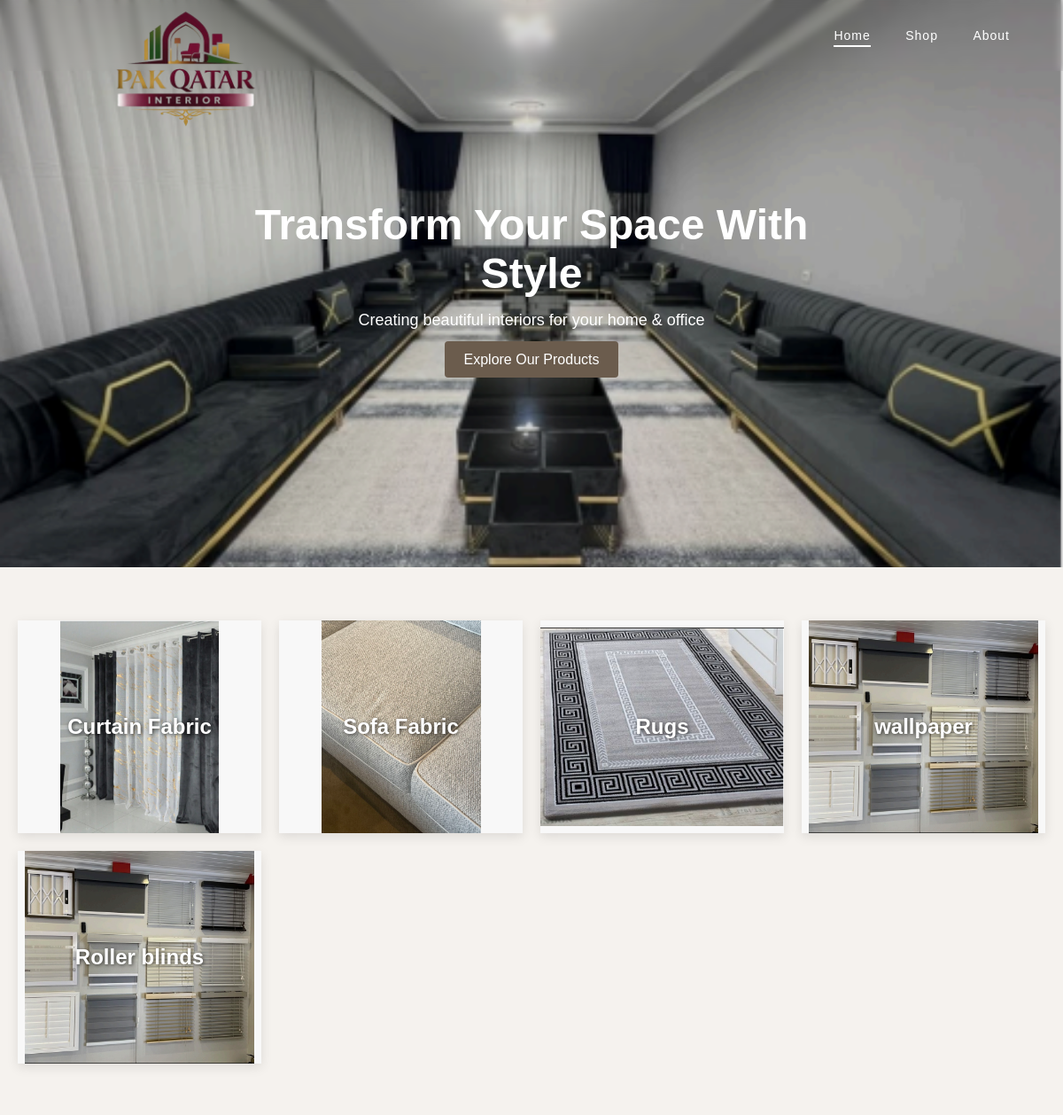
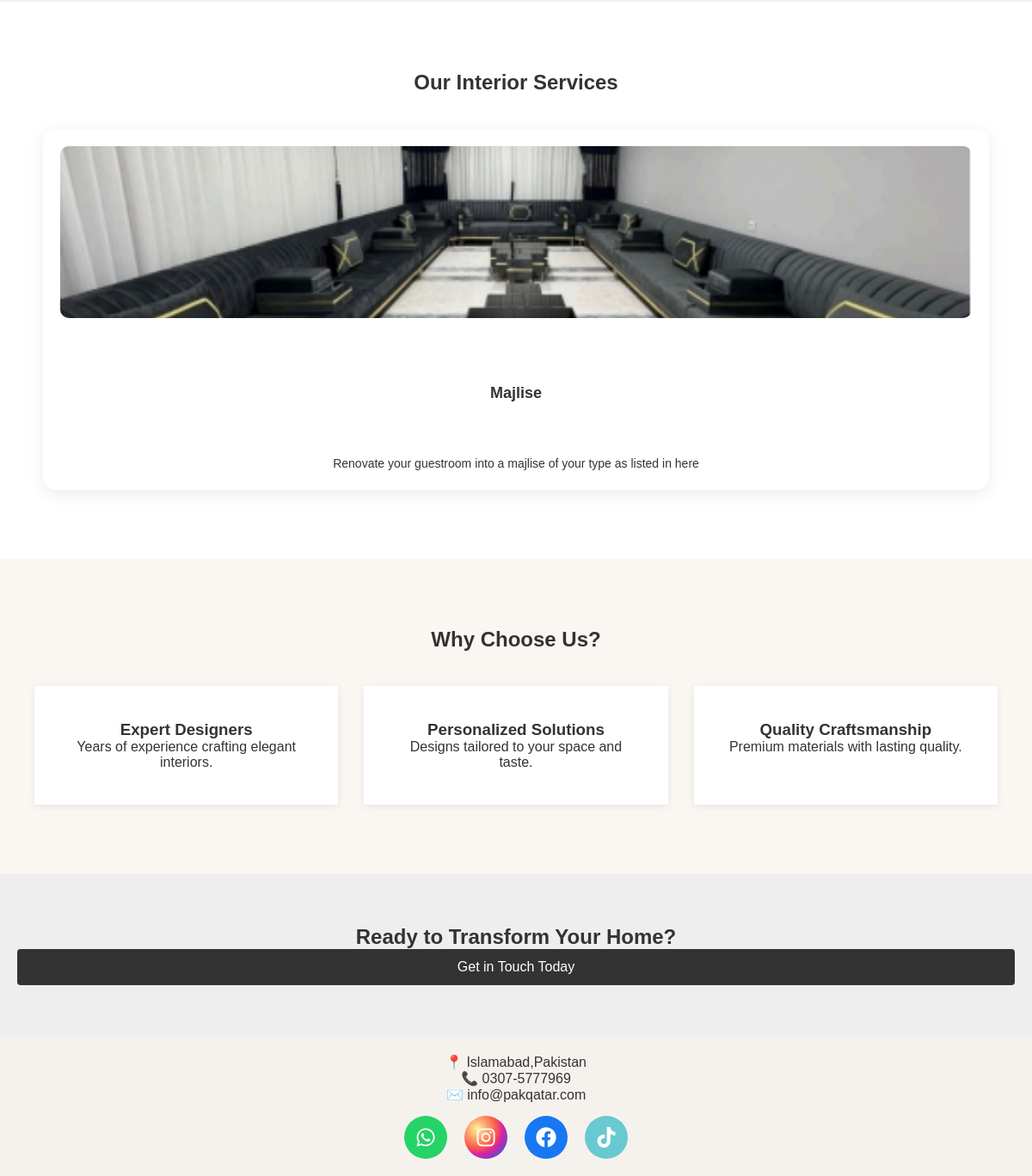
The page / on the database its author committed (2 pictures, top to bottom).
### tables this page shows
CREATE TABLE categories (
        id INTEGER PRIMARY KEY AUTOINCREMENT,
        name TEXT UNIQUE
    , image TEXT);

CREATE TABLE services (
    id INTEGER PRIMARY KEY AUTOINCREMENT,
    title TEXT,
    description TEXT,
    image TEXT
);

### app.py (the view)
@app.route("/")
def home():
    conn = get_db()
    c = conn.cursor()
    c.execute("SELECT id, name, image FROM categories")
    categories = c.fetchall()
    c.execute("SELECT * FROM services")
    services = c.fetchall()
    c.execute("SELECT * FROM service_designs")
    service_designs = c.fetchall()
    conn.close()
    return render_template("home.html", categories=categories, services=services, service_designs=service_designs)

### app.py (called while the page is built)
def get_db():
    return sqlite3.connect("shop.db")

### templates/home.html
<!DOCTYPE html>
<html>
<head>
    <link rel="stylesheet" href="{{ url_for('static', filename='css/style.css') }}">
</head>
<body>
<nav class="nav">
    <a href="/" class="logo">
        <img src="{{ url_for('static', filename='images/logo.png') }}" alt="PAK QATAR INTERIOR">
    </a>
    <div>
        <a class="active">Home</a>
        <a href="/shop">Shop</a>
        <a href="/about">About</a>
    </div>
</nav>
<section class="hero">
    <div class="hero-overlay">
        <div class="hero-content">
            <h1>Transform Your Space With Style</h1>
            <p>Creating beautiful interiors for your home & office</p>
            <a href="/shop" class="btn">Explore Our Products</a>
        </div>
    </div>
</section>
<section class="categories">
    {% for c in categories %}
        <a href="/shop?category={{ c[1] }}"
           class="cat-tile"
           style="background-image: url('{{ url_for('static', filename=c[2]) }}'); background-size: contain;
background-repeat: no-repeat;
background-position: center;
background-color: #f8f8f8;
 ">
            <span class="cat-name">{{ c[1] }}</span>
        </a>
    {% endfor %}
</section>
<section class="services">
    <h2>Our Interior Services</h2>
    <div class="services-grid">
        {% for s in services %}
       <a href="/service/{{ s[0] }}" class="service-link">
    <div class="service-card">
        <img src="{{ url_for('static', filename=s[3]) }}">
        <h3>{{ s[1] }}</h3>
        <p>{{ s[2] }}</p>
    </div>
</a>
        {% endfor %}
    </div>
</section>
<section class="why">
    <h2>Why Choose Us?</h2>
    <div class="why-grid">
        <div class="why-box">
            <h3>Expert Designers</h3>
            <p>Years of experience crafting elegant interiors.</p>
        </div>
        <div class="why-box">
            <h3>Personalized Solutions</h3>
            <p>Designs tailored to your space and taste.</p>
        </div>
        <div class="why-box">
            <h3>Quality Craftsmanship</h3>
            <p>Premium materials with lasting quality.</p>
        </div>
    </div>
</section>
<section class="cta">
    <h2>Ready to Transform Your Home?</h2>
    <div class="btn dark no-click">Get in Touch Today</div>
</section>
<footer class="footer">
    <p>📍 Islamabad,Pakistan</p>
    <p>📞 0307-5777969</p>
    <p>✉️ info@pakqatar.com</p>
    <div class="social-icons">
    <a href="https://wa.me/923075777969" target="_blank" class="social-link whatsapp">
        <i class="fab fa-whatsapp"></i>
    </a>
    <a href="https://www.instagram.com/pak_qatar.interiors?igsh=cXg5cWUzcG1laWdp" target="_blank" class="social-link instagram">
        <i class="fab fa-instagram"></i>
    </a>
    <a href="https://www.facebook.com/share/1Dit42ZfSB/" target="_blank" class="social-link facebook">
        <i class="fab fa-facebook"></i>
    </a>
    <a href="https://www.tiktok.com/@pak.qatar.interio?_r=1&_t=ZS-93rHrVIhOT4" target="_blank" class="social-link tiktok">
        <i class="fab fa-tiktok"></i>
    </a>
</div>
</footer>
<link rel="stylesheet" href="https://cdnjs.cloudflare.com/ajax/libs/font-awesome/6.4.0/css/all.min.css">
</body>
</html>

### rows shown on the page
categories: image (picture), name "Curtain Fabric"
categories: image (picture), name "Sofa Fabric"
categories: name+image (picture), name "Rugs"
categories: image (picture), name "wallpaper"
categories: image (picture), name "Roller blinds"
services: image (picture), title "Majlise", description "Renovate your guestroom into a majlise of your type as listed in here"
